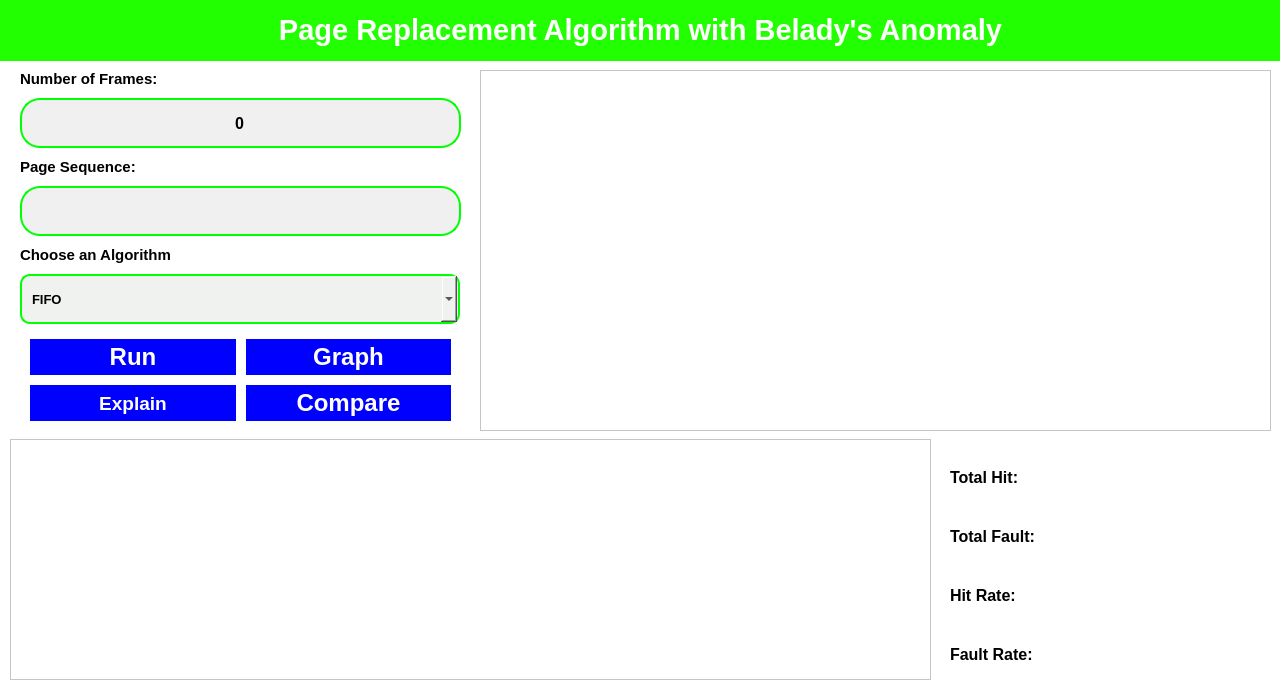
<?xml version="1.0" encoding="UTF-8"?>
<ui version="4.0">
 <class>PageReplacement</class>
 <widget class="QMainWindow" name="PageReplacement">
  <property name="geometry">
   <rect>
    <x>0</x>
    <y>0</y>
    <width>1280</width>
    <height>690</height>
   </rect>
  </property>
  <property name="sizePolicy">
   <sizepolicy hsizetype="Preferred" vsizetype="Expanding">
    <horstretch>0</horstretch>
    <verstretch>0</verstretch>
   </sizepolicy>
  </property>
  <property name="minimumSize">
   <size>
    <width>1280</width>
    <height>690</height>
   </size>
  </property>
  <property name="maximumSize">
   <size>
    <width>1280</width>
    <height>690</height>
   </size>
  </property>
  <property name="palette">
   <palette>
    <active>
     <colorrole role="Button">
      <brush brushstyle="SolidPattern">
       <color alpha="255">
        <red>255</red>
        <green>255</green>
        <blue>255</blue>
       </color>
      </brush>
     </colorrole>
     <colorrole role="Base">
      <brush brushstyle="SolidPattern">
       <color alpha="255">
        <red>255</red>
        <green>255</green>
        <blue>255</blue>
       </color>
      </brush>
     </colorrole>
     <colorrole role="Window">
      <brush brushstyle="SolidPattern">
       <color alpha="255">
        <red>255</red>
        <green>255</green>
        <blue>255</blue>
       </color>
      </brush>
     </colorrole>
    </active>
    <inactive>
     <colorrole role="Button">
      <brush brushstyle="SolidPattern">
       <color alpha="255">
        <red>255</red>
        <green>255</green>
        <blue>255</blue>
       </color>
      </brush>
     </colorrole>
     <colorrole role="Base">
      <brush brushstyle="SolidPattern">
       <color alpha="255">
        <red>255</red>
        <green>255</green>
        <blue>255</blue>
       </color>
      </brush>
     </colorrole>
     <colorrole role="Window">
      <brush brushstyle="SolidPattern">
       <color alpha="255">
        <red>255</red>
        <green>255</green>
        <blue>255</blue>
       </color>
      </brush>
     </colorrole>
    </inactive>
    <disabled>
     <colorrole role="Button">
      <brush brushstyle="SolidPattern">
       <color alpha="255">
        <red>255</red>
        <green>255</green>
        <blue>255</blue>
       </color>
      </brush>
     </colorrole>
     <colorrole role="Base">
      <brush brushstyle="SolidPattern">
       <color alpha="255">
        <red>255</red>
        <green>255</green>
        <blue>255</blue>
       </color>
      </brush>
     </colorrole>
     <colorrole role="Window">
      <brush brushstyle="SolidPattern">
       <color alpha="255">
        <red>255</red>
        <green>255</green>
        <blue>255</blue>
       </color>
      </brush>
     </colorrole>
    </disabled>
   </palette>
  </property>
  <property name="windowTitle">
   <string>Page Replacement Algorithm</string>
  </property>
  <property name="styleSheet">
   <string notr="true">/*background-color: rgb(50, 50, 50);*/
background-color: rgb(255, 255, 255);</string>
  </property>
  <property name="toolButtonStyle">
   <enum>Qt::ToolButtonIconOnly</enum>
  </property>
  <widget class="QWidget" name="centralwidget">
   <property name="styleSheet">
    <string notr="true"/>
   </property>
   <widget class="QWidget" name="horizontalLayoutWidget">
    <property name="geometry">
     <rect>
      <x>0</x>
      <y>0</y>
      <width>1281</width>
      <height>61</height>
     </rect>
    </property>
    <layout class="QHBoxLayout" name="hl1">
     <item>
      <widget class="QLabel" name="heading">
       <property name="font">
        <font>
         <pointsize>22</pointsize>
         <weight>75</weight>
         <bold>true</bold>
        </font>
       </property>
       <property name="styleSheet">
        <string notr="true">background-color: rgb(34, 255, 0);</string>
       </property>
       <property name="text">
        <string>&lt;html&gt;&lt;head/&gt;&lt;body&gt;&lt;p&gt;&lt;span style=&quot; color:#ffffff;&quot;&gt;Page Replacement Algorithm with Belady's Anomaly&lt;/span&gt;&lt;/p&gt;&lt;/body&gt;&lt;/html&gt;</string>
       </property>
       <property name="alignment">
        <set>Qt::AlignCenter</set>
       </property>
      </widget>
     </item>
    </layout>
   </widget>
   <widget class="QWidget" name="horizontalLayoutWidget_6">
    <property name="geometry">
     <rect>
      <x>10</x>
      <y>70</y>
      <width>461</width>
      <height>361</height>
     </rect>
    </property>
    <layout class="QVBoxLayout" name="verticalLayout">
     <property name="spacing">
      <number>10</number>
     </property>
     <property name="leftMargin">
      <number>10</number>
     </property>
     <property name="topMargin">
      <number>0</number>
     </property>
     <property name="rightMargin">
      <number>10</number>
     </property>
     <property name="bottomMargin">
      <number>5</number>
     </property>
     <item>
      <widget class="QLabel" name="no_frame">
       <property name="font">
        <font>
         <pointsize>11</pointsize>
         <weight>75</weight>
         <bold>true</bold>
        </font>
       </property>
       <property name="text">
        <string>Number of Frames: </string>
       </property>
      </widget>
     </item>
     <item>
      <widget class="QSpinBox" name="spinBox">
       <property name="sizePolicy">
        <sizepolicy hsizetype="Minimum" vsizetype="MinimumExpanding">
         <horstretch>0</horstretch>
         <verstretch>0</verstretch>
        </sizepolicy>
       </property>
       <property name="minimumSize">
        <size>
         <width>0</width>
         <height>40</height>
        </size>
       </property>
       <property name="maximumSize">
        <size>
         <width>16777215</width>
         <height>50</height>
        </size>
       </property>
       <property name="font">
        <font>
         <pointsize>12</pointsize>
         <weight>75</weight>
         <bold>true</bold>
        </font>
       </property>
       <property name="cursor">
        <cursorShape>ArrowCursor</cursorShape>
       </property>
       <property name="styleSheet">
        <string notr="true">background-color: rgb(240, 240, 240);
border: 2px solid rgb(0, 255, 0);
border-radius: 20px;</string>
       </property>
       <property name="wrapping">
        <bool>true</bool>
       </property>
       <property name="alignment">
        <set>Qt::AlignCenter</set>
       </property>
       <property name="buttonSymbols">
        <enum>QAbstractSpinBox::NoButtons</enum>
       </property>
       <property name="minimum">
        <number>0</number>
       </property>
      </widget>
     </item>
     <item>
      <widget class="QLabel" name="page_sequence">
       <property name="font">
        <font>
         <pointsize>11</pointsize>
         <weight>75</weight>
         <bold>true</bold>
        </font>
       </property>
       <property name="text">
        <string>Page Sequence:</string>
       </property>
      </widget>
     </item>
     <item>
      <widget class="QLineEdit" name="lineEdit">
       <property name="sizePolicy">
        <sizepolicy hsizetype="Expanding" vsizetype="MinimumExpanding">
         <horstretch>0</horstretch>
         <verstretch>0</verstretch>
        </sizepolicy>
       </property>
       <property name="minimumSize">
        <size>
         <width>0</width>
         <height>40</height>
        </size>
       </property>
       <property name="maximumSize">
        <size>
         <width>16777215</width>
         <height>50</height>
        </size>
       </property>
       <property name="font">
        <font>
         <pointsize>12</pointsize>
         <weight>75</weight>
         <bold>true</bold>
        </font>
       </property>
       <property name="styleSheet">
        <string notr="true">background-color: rgb(240, 240, 240);
padding: 10px;
border: 2px solid rgb(0, 255, 0);
border-radius: 20px;</string>
       </property>
       <property name="inputMethodHints">
        <set>Qt::ImhNone</set>
       </property>
       <property name="inputMask">
        <string/>
       </property>
       <property name="text">
        <string/>
       </property>
      </widget>
     </item>
     <item>
      <widget class="QLabel" name="choose_algorithm">
       <property name="font">
        <font>
         <pointsize>11</pointsize>
         <weight>75</weight>
         <bold>true</bold>
        </font>
       </property>
       <property name="text">
        <string>Choose an Algorithm</string>
       </property>
      </widget>
     </item>
     <item>
      <widget class="QComboBox" name="comboBox">
       <property name="sizePolicy">
        <sizepolicy hsizetype="Preferred" vsizetype="MinimumExpanding">
         <horstretch>0</horstretch>
         <verstretch>0</verstretch>
        </sizepolicy>
       </property>
       <property name="minimumSize">
        <size>
         <width>300</width>
         <height>40</height>
        </size>
       </property>
       <property name="maximumSize">
        <size>
         <width>16777215</width>
         <height>50</height>
        </size>
       </property>
       <property name="sizeIncrement">
        <size>
         <width>0</width>
         <height>0</height>
        </size>
       </property>
       <property name="font">
        <font>
         <pointsize>10</pointsize>
         <weight>75</weight>
         <bold>true</bold>
        </font>
       </property>
       <property name="cursor">
        <cursorShape>PointingHandCursor</cursorShape>
       </property>
       <property name="focusPolicy">
        <enum>Qt::WheelFocus</enum>
       </property>
       <property name="styleSheet">
        <string notr="true">padding: 10px;
background-color: rgb(240, 242, 240);
margin-right: 1px;
border: 2px solid rgb(0, 255, 0);
border-radius: 10px;</string>
       </property>
       <property name="editable">
        <bool>false</bool>
       </property>
       <property name="currentText">
        <string>FIFO</string>
       </property>
       <property name="currentIndex">
        <number>0</number>
       </property>
       <property name="maxCount">
        <number>10</number>
       </property>
       <property name="insertPolicy">
        <enum>QComboBox::InsertAtBottom</enum>
       </property>
       <property name="sizeAdjustPolicy">
        <enum>QComboBox::AdjustToContentsOnFirstShow</enum>
       </property>
       <property name="placeholderText">
        <string/>
       </property>
       <property name="frame">
        <bool>false</bool>
       </property>
       <item>
        <property name="text">
         <string>FIFO</string>
        </property>
       </item>
       <item>
        <property name="text">
         <string>LIFO</string>
        </property>
       </item>
       <item>
        <property name="text">
         <string>LRU</string>
        </property>
       </item>
       <item>
        <property name="text">
         <string>OPR</string>
        </property>
       </item>
       <item>
        <property name="text">
         <string>RPR</string>
        </property>
       </item>
       <item>
        <property name="text">
         <string>SCR</string>
        </property>
       </item>
      </widget>
     </item>
     <item>
      <layout class="QGridLayout" name="gridLayout">
       <property name="leftMargin">
        <number>10</number>
       </property>
       <property name="topMargin">
        <number>5</number>
       </property>
       <property name="rightMargin">
        <number>10</number>
       </property>
       <property name="bottomMargin">
        <number>5</number>
       </property>
       <property name="spacing">
        <number>10</number>
       </property>
       <item row="0" column="2">
        <widget class="QPushButton" name="btn_graph">
         <property name="sizePolicy">
          <sizepolicy hsizetype="Minimum" vsizetype="MinimumExpanding">
           <horstretch>0</horstretch>
           <verstretch>0</verstretch>
          </sizepolicy>
         </property>
         <property name="minimumSize">
          <size>
           <width>0</width>
           <height>0</height>
          </size>
         </property>
         <property name="font">
          <font>
           <pointsize>18</pointsize>
           <weight>75</weight>
           <bold>true</bold>
          </font>
         </property>
         <property name="styleSheet">
          <string notr="true">border: 2px solid rgb(0, 0, 255);
border-radius: 20px;
background-color: rgb(0, 0, 255);
color: rgb(255, 255, 255);

</string>
         </property>
         <property name="text">
          <string>Graph</string>
         </property>
        </widget>
       </item>
       <item row="0" column="1">
        <widget class="QPushButton" name="btn_run">
         <property name="sizePolicy">
          <sizepolicy hsizetype="Minimum" vsizetype="MinimumExpanding">
           <horstretch>0</horstretch>
           <verstretch>0</verstretch>
          </sizepolicy>
         </property>
         <property name="minimumSize">
          <size>
           <width>0</width>
           <height>0</height>
          </size>
         </property>
         <property name="font">
          <font>
           <pointsize>18</pointsize>
           <weight>75</weight>
           <bold>true</bold>
          </font>
         </property>
         <property name="styleSheet">
          <string notr="true">border: 2px solid rgb(0, 0, 255);
border-radius: 20px;
background-color: rgb(0, 0, 255);
color: rgb(255, 255, 255);

</string>
         </property>
         <property name="text">
          <string>Run</string>
         </property>
        </widget>
       </item>
       <item row="1" column="2">
        <widget class="QPushButton" name="btn_compare">
         <property name="sizePolicy">
          <sizepolicy hsizetype="Minimum" vsizetype="MinimumExpanding">
           <horstretch>0</horstretch>
           <verstretch>0</verstretch>
          </sizepolicy>
         </property>
         <property name="minimumSize">
          <size>
           <width>0</width>
           <height>0</height>
          </size>
         </property>
         <property name="font">
          <font>
           <pointsize>18</pointsize>
           <weight>75</weight>
           <bold>true</bold>
          </font>
         </property>
         <property name="styleSheet">
          <string notr="true">border: 2px solid rgb(0, 0, 255);
border-radius: 20px;
background-color: rgb(0, 0, 255);
color: rgb(255, 255, 255);

</string>
         </property>
         <property name="text">
          <string>Compare</string>
         </property>
        </widget>
       </item>
       <item row="1" column="1">
        <widget class="QPushButton" name="btn_explanation_2">
         <property name="sizePolicy">
          <sizepolicy hsizetype="Minimum" vsizetype="MinimumExpanding">
           <horstretch>0</horstretch>
           <verstretch>0</verstretch>
          </sizepolicy>
         </property>
         <property name="minimumSize">
          <size>
           <width>0</width>
           <height>0</height>
          </size>
         </property>
         <property name="font">
          <font>
           <pointsize>14</pointsize>
           <weight>75</weight>
           <bold>true</bold>
          </font>
         </property>
         <property name="styleSheet">
          <string notr="true">border: 2px solid rgb(0, 0, 255);
border-radius: 20px;
background-color: rgb(0, 0, 255);
color: rgb(255, 255, 255);

</string>
         </property>
         <property name="text">
          <string>Explain</string>
         </property>
        </widget>
       </item>
      </layout>
     </item>
    </layout>
   </widget>
   <widget class="QTableWidget" name="table">
    <property name="geometry">
     <rect>
      <x>10</x>
      <y>439</y>
      <width>921</width>
      <height>241</height>
     </rect>
    </property>
    <property name="styleSheet">
     <string notr="true"/>
    </property>
    <property name="editTriggers">
     <set>QAbstractItemView::NoEditTriggers</set>
    </property>
   </widget>
   <widget class="QWidget" name="verticalLayoutWidget">
    <property name="geometry">
     <rect>
      <x>940</x>
      <y>440</y>
      <width>331</width>
      <height>241</height>
     </rect>
    </property>
    <layout class="QVBoxLayout" name="v_report">
     <property name="spacing">
      <number>5</number>
     </property>
     <property name="leftMargin">
      <number>10</number>
     </property>
     <property name="topMargin">
      <number>10</number>
     </property>
     <property name="rightMargin">
      <number>10</number>
     </property>
     <item>
      <widget class="QLabel" name="t_hit">
       <property name="font">
        <font>
         <pointsize>12</pointsize>
         <weight>75</weight>
         <bold>true</bold>
        </font>
       </property>
       <property name="text">
        <string>Total Hit: </string>
       </property>
      </widget>
     </item>
     <item>
      <widget class="QLabel" name="t_fault">
       <property name="font">
        <font>
         <pointsize>12</pointsize>
         <weight>75</weight>
         <bold>true</bold>
        </font>
       </property>
       <property name="text">
        <string>Total Fault: </string>
       </property>
      </widget>
     </item>
     <item>
      <widget class="QLabel" name="hit_rate">
       <property name="font">
        <font>
         <pointsize>12</pointsize>
         <weight>75</weight>
         <bold>true</bold>
        </font>
       </property>
       <property name="text">
        <string>Hit Rate:</string>
       </property>
      </widget>
     </item>
     <item>
      <widget class="QLabel" name="fault_rate">
       <property name="font">
        <font>
         <pointsize>12</pointsize>
         <weight>75</weight>
         <bold>true</bold>
        </font>
       </property>
       <property name="text">
        <string>Fault Rate:</string>
       </property>
      </widget>
     </item>
    </layout>
   </widget>
   <widget class="QTableWidget" name="explain_table">
    <property name="geometry">
     <rect>
      <x>480</x>
      <y>70</y>
      <width>791</width>
      <height>361</height>
     </rect>
    </property>
   </widget>
  </widget>
 </widget>
 <resources/>
 <connections/>
</ui>
